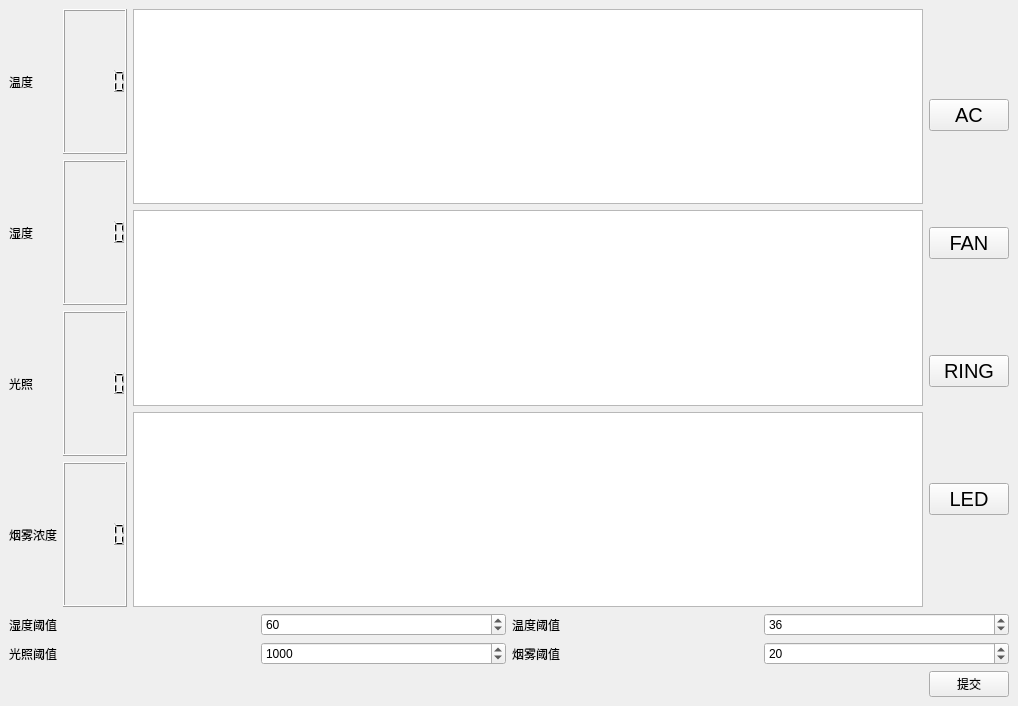
<?xml version="1.0" encoding="UTF-8"?>
<ui version="4.0">
 <class>MainWindow</class>
 <widget class="QMainWindow" name="MainWindow">
  <property name="geometry">
   <rect>
    <x>0</x>
    <y>0</y>
    <width>1018</width>
    <height>706</height>
   </rect>
  </property>
  <property name="windowTitle">
   <string>MainWindow</string>
  </property>
  <widget class="QWidget" name="centralwidget">
   <layout class="QVBoxLayout" name="verticalLayout_5">
    <item>
     <layout class="QHBoxLayout" name="horizontalLayout_3">
      <item>
       <layout class="QVBoxLayout" name="verticalLayout">
        <item>
         <layout class="QHBoxLayout" name="horizontalLayout">
          <item>
           <widget class="QLabel" name="label_temp">
            <property name="text">
             <string>温度</string>
            </property>
           </widget>
          </item>
          <item>
           <widget class="QLCDNumber" name="lcdNum_Temp"/>
          </item>
         </layout>
        </item>
        <item>
         <layout class="QHBoxLayout" name="horizontalLayout_2">
          <item>
           <widget class="QLabel" name="label_humidness">
            <property name="text">
             <string>湿度</string>
            </property>
           </widget>
          </item>
          <item>
           <widget class="QLCDNumber" name="lcdNum_Hum"/>
          </item>
         </layout>
        </item>
        <item>
         <layout class="QHBoxLayout" name="horizontalLayout_4">
          <item>
           <widget class="QLabel" name="label_light">
            <property name="text">
             <string>光照</string>
            </property>
           </widget>
          </item>
          <item>
           <widget class="QLCDNumber" name="lcdNum_Light">
            <property name="digitCount">
             <number>5</number>
            </property>
            <property name="value" stdset="0">
             <double>0.000000000000000</double>
            </property>
            <property name="intValue" stdset="0">
             <number>0</number>
            </property>
           </widget>
          </item>
         </layout>
        </item>
        <item>
         <layout class="QHBoxLayout" name="horizontalLayout_5">
          <item>
           <widget class="QLabel" name="label_smoke">
            <property name="text">
             <string>烟雾浓度</string>
            </property>
           </widget>
          </item>
          <item>
           <widget class="QLCDNumber" name="lcdNum_Smoke"/>
          </item>
         </layout>
        </item>
       </layout>
      </item>
      <item>
       <layout class="QVBoxLayout" name="verticalLayout_3">
        <item>
         <widget class="QTextEdit" name="textEdit"/>
        </item>
        <item>
         <widget class="QTableView" name="tableView"/>
        </item>
        <item>
         <widget class="QTableView" name="tableView_2"/>
        </item>
       </layout>
      </item>
      <item>
       <layout class="QVBoxLayout" name="verticalLayout_2">
        <item>
         <widget class="QPushButton" name="pBtn_AC">
          <property name="font">
           <font>
            <pointsize>15</pointsize>
           </font>
          </property>
          <property name="text">
           <string>AC</string>
          </property>
          <property name="icon">
           <iconset resource="image.qrc">
            <normaloff>:/image/POWER_OFF.png</normaloff>:/image/POWER_OFF.png</iconset>
          </property>
          <property name="iconSize">
           <size>
            <width>50</width>
            <height>50</height>
           </size>
          </property>
         </widget>
        </item>
        <item>
         <widget class="QPushButton" name="pBtn_FAN">
          <property name="font">
           <font>
            <pointsize>15</pointsize>
           </font>
          </property>
          <property name="text">
           <string>FAN</string>
          </property>
          <property name="icon">
           <iconset resource="image.qrc">
            <normaloff>:/image/FAN_OFF.png</normaloff>:/image/FAN_OFF.png</iconset>
          </property>
          <property name="iconSize">
           <size>
            <width>50</width>
            <height>50</height>
           </size>
          </property>
         </widget>
        </item>
        <item>
         <widget class="QPushButton" name="pBtn_RING">
          <property name="font">
           <font>
            <pointsize>15</pointsize>
           </font>
          </property>
          <property name="text">
           <string>RING</string>
          </property>
          <property name="icon">
           <iconset resource="image.qrc">
            <normaloff>:/image/ring_OFF.png</normaloff>:/image/ring_OFF.png</iconset>
          </property>
          <property name="iconSize">
           <size>
            <width>50</width>
            <height>50</height>
           </size>
          </property>
         </widget>
        </item>
        <item>
         <widget class="QPushButton" name="pBtn_LED">
          <property name="font">
           <font>
            <pointsize>15</pointsize>
           </font>
          </property>
          <property name="contextMenuPolicy">
           <enum>Qt::DefaultContextMenu</enum>
          </property>
          <property name="layoutDirection">
           <enum>Qt::LeftToRight</enum>
          </property>
          <property name="text">
           <string>LED</string>
          </property>
          <property name="icon">
           <iconset resource="image.qrc">
            <normaloff>:/image/LED_OFF.png</normaloff>:/image/LED_OFF.png</iconset>
          </property>
          <property name="iconSize">
           <size>
            <width>50</width>
            <height>50</height>
           </size>
          </property>
         </widget>
        </item>
       </layout>
      </item>
     </layout>
    </item>
    <item>
     <layout class="QVBoxLayout" name="verticalLayout_4">
      <item>
       <layout class="QHBoxLayout" name="horizontalLayout_13">
        <item>
         <layout class="QHBoxLayout" name="horizontalLayout_14">
          <item>
           <widget class="QLabel" name="label_humiThreshold_2">
            <property name="text">
             <string>湿度阈值</string>
            </property>
           </widget>
          </item>
          <item>
           <widget class="QSpinBox" name="spinBox_humi_2">
            <property name="value">
             <number>60</number>
            </property>
           </widget>
          </item>
         </layout>
        </item>
        <item>
         <layout class="QHBoxLayout" name="horizontalLayout_15">
          <item>
           <widget class="QLabel" name="label_tempThreshold_2">
            <property name="text">
             <string>温度阈值</string>
            </property>
           </widget>
          </item>
          <item>
           <widget class="QSpinBox" name="spinBox_temp_2">
            <property name="value">
             <number>36</number>
            </property>
           </widget>
          </item>
         </layout>
        </item>
       </layout>
      </item>
      <item>
       <layout class="QHBoxLayout" name="horizontalLayout_16">
        <item>
         <layout class="QHBoxLayout" name="horizontalLayout_17">
          <item>
           <widget class="QLabel" name="label_tempThreshold_5">
            <property name="text">
             <string>光照阈值</string>
            </property>
           </widget>
          </item>
          <item>
           <widget class="QSpinBox" name="spinBox_light_2">
            <property name="maximum">
             <number>5000</number>
            </property>
            <property name="value">
             <number>1000</number>
            </property>
           </widget>
          </item>
         </layout>
        </item>
        <item>
         <layout class="QHBoxLayout" name="horizontalLayout_18">
          <item>
           <widget class="QLabel" name="label_tempThreshold_6">
            <property name="text">
             <string>烟雾阈值</string>
            </property>
           </widget>
          </item>
          <item>
           <widget class="QSpinBox" name="spinBox_somke_2">
            <property name="value">
             <number>20</number>
            </property>
           </widget>
          </item>
         </layout>
        </item>
       </layout>
      </item>
      <item>
       <layout class="QHBoxLayout" name="horizontalLayout_19">
        <item>
         <spacer name="horizontalSpacer_6">
          <property name="orientation">
           <enum>Qt::Horizontal</enum>
          </property>
          <property name="sizeHint" stdset="0">
           <size>
            <width>40</width>
            <height>20</height>
           </size>
          </property>
         </spacer>
        </item>
        <item>
         <widget class="QPushButton" name="pBtn_commit_2">
          <property name="text">
           <string>提交</string>
          </property>
         </widget>
        </item>
       </layout>
      </item>
     </layout>
    </item>
   </layout>
  </widget>
 </widget>
 <resources>
  <include location="image.qrc"/>
 </resources>
 <connections/>
</ui>
